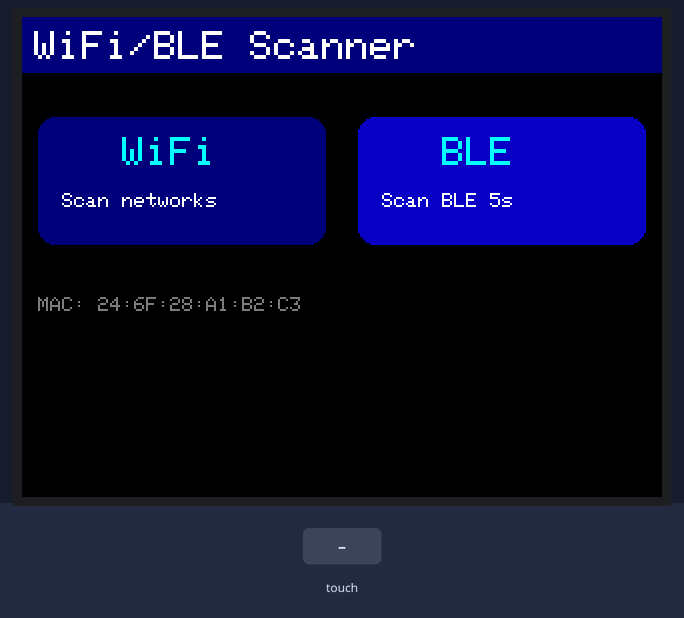
A sketch run on a simulated ESP32. On the bench: 320×240 colour display. The test bench sets the inputs (shaded band). A WiFi scan finds three made-up networks; nothing arrives over Bluetooth unless stated.

Above: at 1.4 s.
1.5 s: touch panel pressed at 13 % / 30 % of its raw x / y range
At 2.6 s:
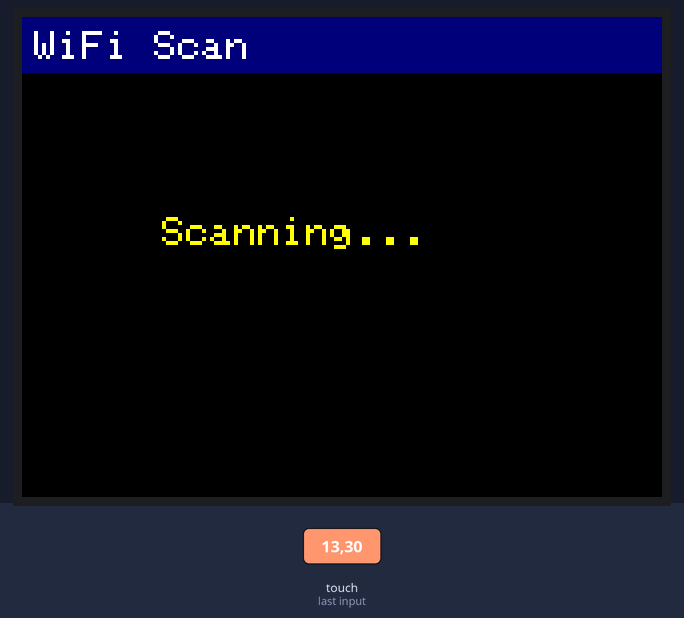
4.5 s: touch panel pressed at 38 % / 30 % of its raw x / y range
At 5.1 s:
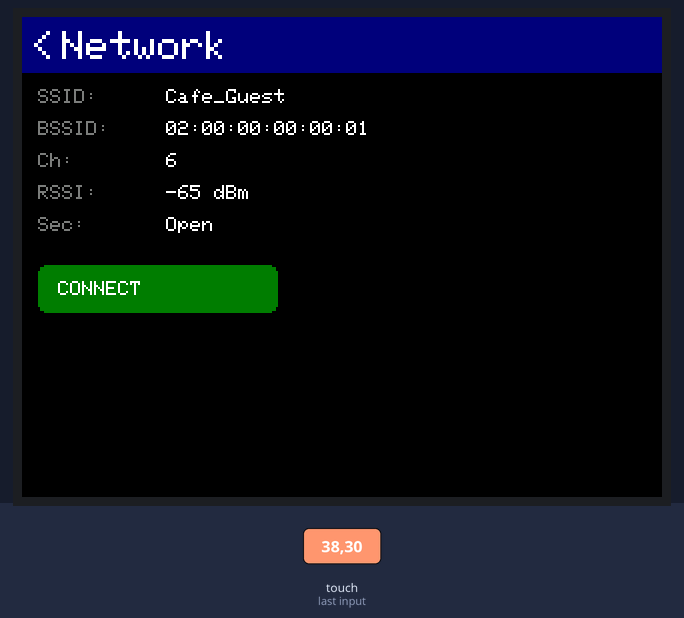
6.0 s: touch panel pressed at 13 % / 10 % of its raw x / y range
At 7.3 s:
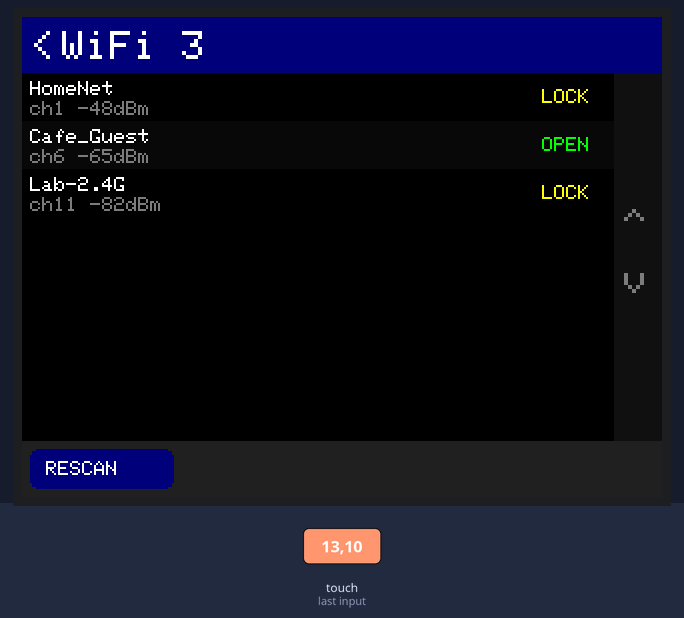
7.6 s: touch panel pressed at 38 % / 10 % of its raw x / y range
At 8.1 s:
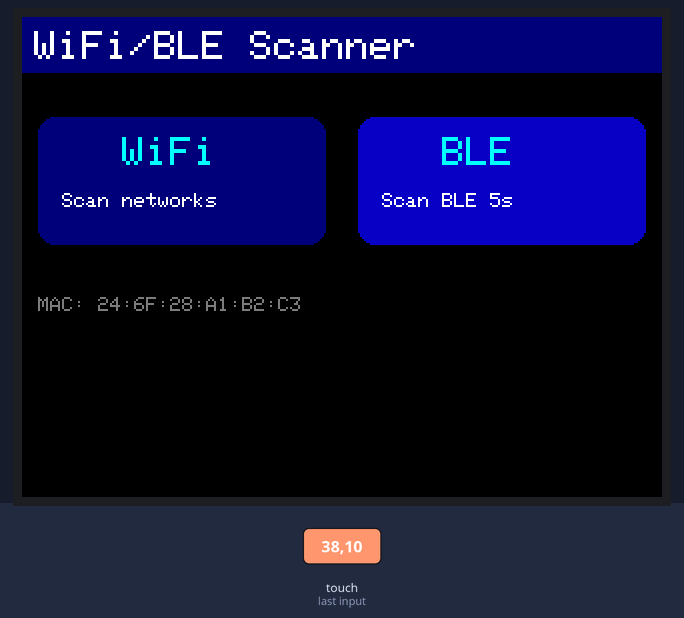
9.2 s: touch panel pressed at 62 % / 30 % of its raw x / y range
At 9.7 s:
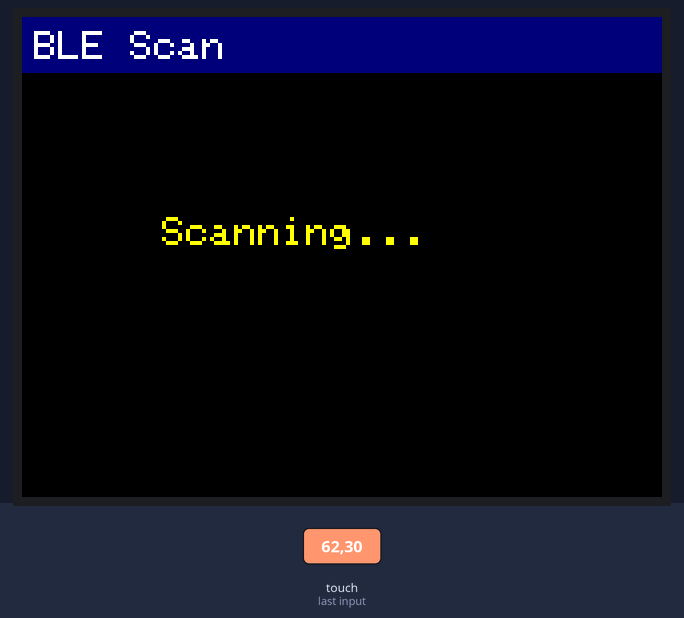
Timing chart, 0 to 12.2 s (numbered marks = the images above; inputs shaded):
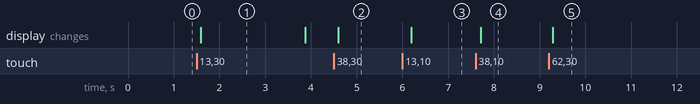

The sketch:

wifi_bt_scanner.ino
```cpp
/*
 * WiFi & BLE SCANNER for ESP32 CYD (ESP32-2432S028)
 *
 * REQUIRED Arduino IDE setting (sketch is too large for default partition):
 *   Tools -> Partition Scheme -> "Minimal SPIFFS (1.9MB APP with OTA)"
 *   or "Huge APP (3MB No OTA/1MB SPIFFS)"
 *
 * Set ENABLE_BLE to 0 for WiFi-only build (fits default partition).
 */
#define ENABLE_BLE 1

#include <SPI.h>
#include <TFT_eSPI.h>
#include <XPT2046_Touchscreen.h>
#include <WiFi.h>
#if ENABLE_BLE
#include <BLEDevice.h>
#include <BLEScan.h>
#include <BLEAdvertisedDevice.h>
#endif

TFT_eSPI tft = TFT_eSPI();
#define W 320
#define H 240

#define XPT2046_IRQ 36
#define XPT2046_MOSI 32
#define XPT2046_MISO 39
#define XPT2046_CLK 25
#define XPT2046_CS 33

SPIClass touchscreenSPI = SPIClass(VSPI);
XPT2046_Touchscreen touchscreen(XPT2046_CS, XPT2046_IRQ);

#define HDR_H 28
#define FTR_H 28
#define SCW 24
#define LW (W - SCW)
#define LH (H - HDR_H - FTR_H)
#define IH 24
#define PAGE (LH / IH)

struct WiFiNet {
  char ssid[33];
  char bssid[18];
  int32_t rssi;
  uint8_t channel;
  bool open;
};

#if ENABLE_BLE
struct BLEDev {
  char name[24];
  char mac[18];
  int rssi;
};
#endif

#define MAX_WIFI 20
#if ENABLE_BLE
#define MAX_BLE 20
BLEDev bleDevs[MAX_BLE];
int bleCount = 0;
bool bleReady = false;
#endif

WiFiNet wifiNets[MAX_WIFI];
int wifiCount = 0;

enum State { S_HOME, S_WIFI_LIST, S_WIFI_DETAIL, S_CONNECTED
#if ENABLE_BLE
  , S_BLE_LIST, S_BLE_DETAIL
#endif
};
State state = S_HOME;
int sel = -1;
int scroll = 0;
bool wasTouch = false;

#if ENABLE_BLE
class BLECb : public BLEAdvertisedDeviceCallbacks {
  void onResult(BLEAdvertisedDevice d) override {
    if (bleCount >= MAX_BLE) return;
    const char* mac = d.getAddress().toString().c_str();
    for (int i = 0; i < bleCount; i++)
      if (strcmp(bleDevs[i].mac, mac) == 0) return;
    if (d.haveName() && d.getName().length())
      strlcpy(bleDevs[bleCount].name, d.getName().c_str(), 24);
    else
      strcpy(bleDevs[bleCount].name, "(unknown)");
    strlcpy(bleDevs[bleCount].mac, mac, 18);
    bleDevs[bleCount].rssi = d.getRSSI();
    bleCount++;
  }
};
static BLECb bleCb;
#endif

void header(const char* t, bool back = false) {
  tft.fillRect(0, 0, W, HDR_H, TFT_NAVY);
  tft.setTextColor(TFT_WHITE, TFT_NAVY);
  tft.setTextSize(2);
  if (back) { tft.setCursor(4, 7); tft.print("<"); tft.setCursor(20, 7); }
  else tft.setCursor(6, 7);
  tft.print(t);
}

void footer(const char* b) {
  tft.fillRect(0, H - FTR_H, W, FTR_H, 0x2104);
  tft.fillRoundRect(4, H - FTR_H + 4, 72, FTR_H - 8, 4, TFT_NAVY);
  tft.setTextColor(TFT_WHITE, TFT_NAVY);
  tft.setTextSize(1);
  tft.setCursor(12, H - FTR_H + 10);
  tft.print(b);
}

void truncS(const char* s, char* d, int n) {
  if ((int)strlen(s) <= n) { strcpy(d, s); return; }
  strncpy(d, s, n - 1);
  d[n - 1] = 0;
}

bool hit(int tx, int ty, int x, int y, int ww, int hh) {
  return tx >= x && tx < x + ww && ty >= y && ty < y + hh;
}

bool tap(int& tx, int& ty) {
  bool on = touchscreen.tirqTouched() && touchscreen.touched();
  bool n = on && !wasTouch;
  wasTouch = on;
  if (n) {
    TS_Point p = touchscreen.getPoint();
    tx = map(p.x, 200, 3700, 0, W);
    ty = map(p.y, 240, 3800, 0, H);
  }
  return n;
}

void sortWifi() {
  for (int i = 0; i < wifiCount - 1; i++)
    for (int j = 0; j < wifiCount - i - 1; j++)
      if (wifiNets[j].rssi < wifiNets[j + 1].rssi) {
        WiFiNet t = wifiNets[j];
        wifiNets[j] = wifiNets[j + 1];
        wifiNets[j + 1] = t;
      }
}

#if ENABLE_BLE
void sortBle() {
  for (int i = 0; i < bleCount - 1; i++)
    for (int j = 0; j < bleCount - i - 1; j++)
      if (bleDevs[j].rssi < bleDevs[j + 1].rssi) {
        BLEDev t = bleDevs[j];
        bleDevs[j] = bleDevs[j + 1];
        bleDevs[j + 1] = t;
      }
}
#endif

void drawScroll(int total) {
  tft.fillRect(LW, HDR_H, SCW, LH, 0x1082);
  tft.setTextSize(2);
  tft.setTextColor(scroll > 0 ? TFT_WHITE : 0x7BEF, 0x1082);
  tft.setCursor(LW + 5, HDR_H + LH / 2 - 24);
  tft.print("^");
  tft.setTextColor(scroll + PAGE < total ? TFT_WHITE : 0x7BEF, 0x1082);
  tft.setCursor(LW + 5, HDR_H + LH / 2 + 4);
  tft.print("v");
}

void drawHome() {
  state = S_HOME;
  tft.fillScreen(TFT_BLACK);
  header("WiFi/BLE Scanner");

  tft.fillRoundRect(8, 50, 144, 64, 8, TFT_NAVY);
  tft.setTextColor(TFT_CYAN); tft.setTextSize(2);
  tft.setCursor(50, 60); tft.print("WiFi");
  tft.setTextSize(1); tft.setTextColor(TFT_WHITE);
  tft.setCursor(20, 88); tft.print("Scan networks");

#if ENABLE_BLE
  tft.fillRoundRect(168, 50, 144, 64, 8, 0x0818);
  tft.setTextColor(TFT_CYAN); tft.setTextSize(2);
  tft.setCursor(210, 60); tft.print("BLE");
  tft.setTextSize(1); tft.setTextColor(TFT_WHITE);
  tft.setCursor(180, 88); tft.print("Scan BLE 5s");
#endif

  tft.setTextColor(0x7BEF); tft.setTextSize(1);
  tft.setCursor(8, 140); tft.print("MAC: ");
  tft.print(WiFi.macAddress().c_str());
#if !ENABLE_BLE
  tft.setCursor(8, 156); tft.print("BLE disabled - set ENABLE_BLE 1");
#endif
}

void drawWiFiList() {
  state = S_WIFI_LIST;
  sortWifi();
  tft.fillScreen(TFT_BLACK);
  char t[20];
  snprintf(t, 20, "WiFi %d", wifiCount);
  header(t, true);
  drawScroll(wifiCount);
  footer("RESCAN");

  tft.fillRect(0, HDR_H, LW, LH, TFT_BLACK);
  int end = min(scroll + PAGE, wifiCount);
  for (int i = scroll; i < end; i++) {
    int y = HDR_H + (i - scroll) * IH;
    uint16_t bg = ((i - scroll) & 1) ? 0x0841 : TFT_BLACK;
    tft.fillRect(0, y, LW, IH, bg);
    char s[22];
    truncS(wifiNets[i].ssid, s, 20);
    tft.setTextColor(TFT_WHITE, bg); tft.setTextSize(1);
    tft.setCursor(4, y + 4); tft.print(s);
    tft.setTextColor(0x7BEF, bg);
    tft.setCursor(4, y + 14);
    char sub[20];
    snprintf(sub, 20, "ch%d %ddBm", wifiNets[i].channel, wifiNets[i].rssi);
    tft.print(sub);
    tft.setCursor(LW - 36, y + 8);
    tft.setTextColor(wifiNets[i].open ? TFT_GREEN : TFT_YELLOW, bg);
    tft.print(wifiNets[i].open ? "OPEN" : "LOCK");
  }
}

#if ENABLE_BLE
void drawBleList() {
  state = S_BLE_LIST;
  sortBle();
  tft.fillScreen(TFT_BLACK);
  char t[20];
  snprintf(t, 20, "BLE %d", bleCount);
  header(t, true);
  drawScroll(bleCount);
  footer("RESCAN");

  tft.fillRect(0, HDR_H, LW, LH, TFT_BLACK);
  int end = min(scroll + PAGE, bleCount);
  for (int i = scroll; i < end; i++) {
    int y = HDR_H + (i - scroll) * IH;
    uint16_t bg = ((i - scroll) & 1) ? 0x0841 : TFT_BLACK;
    tft.fillRect(0, y, LW, IH, bg);
    char s[22];
    truncS(bleDevs[i].name, s, 20);
    tft.setTextColor(TFT_CYAN, bg); tft.setTextSize(1);
    tft.setCursor(4, y + 4); tft.print(s);
    tft.setTextColor(0x7BEF, bg);
    tft.setCursor(4, y + 14);
    char sub[24];
    snprintf(sub, 24, "%s %ddBm", bleDevs[i].mac, bleDevs[i].rssi);
    tft.print(sub);
  }
}
#endif

void drawWiFiDetail(int i) {
  state = S_WIFI_DETAIL;
  sel = i;
  WiFiNet& n = wifiNets[i];
  tft.fillScreen(TFT_BLACK);
  header("Network", true);

  int y = HDR_H + 8;
  auto line = [&](const char* k, const char* v) {
    tft.setTextColor(0x7BEF); tft.setTextSize(1);
    tft.setCursor(8, y); tft.print(k);
    tft.setTextColor(TFT_WHITE); tft.setCursor(72, y); tft.print(v);
    y += 16;
  };

  line("SSID:", n.ssid);
  line("BSSID:", n.bssid);
  char tmp[24];
  snprintf(tmp, 24, "%d", n.channel);
  line("Ch:", tmp);
  snprintf(tmp, 24, "%d dBm", n.rssi);
  line("RSSI:", tmp);
  line("Sec:", n.open ? "Open" : "Locked");

  if (n.open) {
    tft.fillRoundRect(8, y + 8, 120, 24, 4, TFT_DARKGREEN);
    tft.setTextColor(TFT_WHITE);
    tft.setCursor(18, y + 16);
    tft.print("CONNECT");
  }
}

#if ENABLE_BLE
void drawBleDetail(int i) {
  state = S_BLE_DETAIL;
  sel = i;
  BLEDev& d = bleDevs[i];
  tft.fillScreen(TFT_BLACK);
  header("BLE Device", true);
  int y = HDR_H + 8;
  tft.setTextColor(0x7BEF); tft.setTextSize(1);
  tft.setCursor(8, y); tft.print("Name:"); tft.setTextColor(TFT_CYAN);
  tft.setCursor(72, y); tft.print(d.name); y += 16;
  tft.setTextColor(0x7BEF); tft.setCursor(8, y); tft.print("MAC:");
  tft.setTextColor(TFT_WHITE); tft.setCursor(72, y); tft.print(d.mac); y += 16;
  char tmp[16]; snprintf(tmp, 16, "%d dBm", d.rssi);
  tft.setTextColor(0x7BEF); tft.setCursor(8, y); tft.print("RSSI:");
  tft.setTextColor(TFT_WHITE); tft.setCursor(72, y); tft.print(tmp);
}
#endif

void drawConnected() {
  state = S_CONNECTED;
  tft.fillScreen(TFT_BLACK);
  header("Connected", true);
  int y = HDR_H + 8;
  auto line = [&](const char* k, const char* v) {
    tft.setTextColor(0x7BEF); tft.setTextSize(1);
    tft.setCursor(8, y); tft.print(k);
    tft.setTextColor(TFT_WHITE); tft.setCursor(72, y); tft.print(v);
    y += 16;
  };
  line("SSID:", WiFi.SSID().c_str());
  line("IP:", WiFi.localIP().toString().c_str());
  line("GW:", WiFi.gatewayIP().toString().c_str());
  line("DNS:", WiFi.dnsIP().toString().c_str());
  char tmp[16]; snprintf(tmp, 16, "%d dBm", WiFi.RSSI());
  line("RSSI:", tmp);
  tft.fillRoundRect(8, y + 8, 100, 24, 4, 0x4000);
  tft.setTextColor(TFT_WHITE);
  tft.setCursor(16, y + 16);
  tft.print("DISCONNECT");
}

void scanWiFi() {
  wifiCount = 0;
  tft.fillScreen(TFT_BLACK);
  header("WiFi Scan");
  tft.setTextColor(TFT_YELLOW); tft.setTextSize(2);
  tft.setCursor(70, 100); tft.print("Scanning...");

  WiFi.mode(WIFI_STA);
  WiFi.disconnect(true);
  delay(100);
  int n = WiFi.scanNetworks(false, true);
  n = min(n, MAX_WIFI);
  for (int i = 0; i < n; i++) {
    strlcpy(wifiNets[i].ssid, WiFi.SSID(i).length() ? WiFi.SSID(i).c_str() : "<hidden>", 33);
    strlcpy(wifiNets[i].bssid, WiFi.BSSIDstr(i).c_str(), 18);
    wifiNets[i].rssi = WiFi.RSSI(i);
    wifiNets[i].channel = WiFi.channel(i);
    wifiNets[i].open = (WiFi.encryptionType(i) == WIFI_AUTH_OPEN);
  }
  wifiCount = n;
  WiFi.scanDelete();
  scroll = 0;
  drawWiFiList();
}

#if ENABLE_BLE
void scanBle() {
  bleCount = 0;
  tft.fillScreen(TFT_BLACK);
  header("BLE Scan");
  tft.setTextColor(TFT_YELLOW); tft.setTextSize(2);
  tft.setCursor(70, 100); tft.print("Scanning...");

  if (!bleReady) {
    BLEDevice::init("");
    bleReady = true;
  }
  BLEScan* s = BLEDevice::getScan();
  s->setAdvertisedDeviceCallbacks(&bleCb, false);
  s->setActiveScan(true);
  s->setInterval(100);
  s->setWindow(99);
  s->start(5, false);
  s->clearResults();

  scroll = 0;
  drawBleList();
}
#endif

void connectWiFi(int i) {
  WiFiNet& n = wifiNets[i];
  tft.fillScreen(TFT_BLACK);
  header("Connecting");
  tft.setTextColor(TFT_WHITE); tft.setTextSize(1);
  tft.setCursor(8, 50); tft.print(n.ssid);

  WiFi.mode(WIFI_STA);
  WiFi.begin(n.ssid);
  unsigned long t0 = millis();
  while (WiFi.status() != WL_CONNECTED && millis() - t0 < 8000) delay(200);

  if (WiFi.status() == WL_CONNECTED) drawConnected();
  else {
    WiFi.disconnect(true);
    drawWiFiDetail(i);
  }
}

int listIdx(int ty, int count) {
  if (ty < HDR_H || ty >= H - FTR_H) return -1;
  int idx = scroll + (ty - HDR_H) / IH;
  return idx < count ? idx : -1;
}

void setup() {
  Serial.begin(115200);
  touchscreenSPI.begin(XPT2046_CLK, XPT2046_MISO, XPT2046_MOSI, XPT2046_CS);
  touchscreen.begin(touchscreenSPI);
  touchscreen.setRotation(3);
  tft.init();
  tft.setRotation(3);
  WiFi.mode(WIFI_STA);
  WiFi.disconnect(true);
  drawHome();
}

void loop() {
  int tx = 0, ty = 0;
  if (!tap(tx, ty)) return;
  wasTouch = false;

  switch (state) {
    case S_HOME:
      if (hit(tx, ty, 8, 50, 144, 64)) scanWiFi();
#if ENABLE_BLE
      if (hit(tx, ty, 168, 50, 144, 64)) scanBle();
#endif
      break;

    case S_WIFI_LIST:
      if (ty < HDR_H) { scroll = 0; drawHome(); break; }
      if (hit(tx, ty, 4, H - FTR_H + 4, 72, FTR_H - 8)) { scanWiFi(); break; }
      if (tx >= LW) {
        int mid = HDR_H + LH / 2;
        if (ty < mid && scroll > 0) scroll--;
        else if (ty >= mid && scroll + PAGE < wifiCount) scroll++;
        drawWiFiList();
        break;
      }
      { int idx = listIdx(ty, wifiCount); if (idx >= 0) drawWiFiDetail(idx); }
      break;

#if ENABLE_BLE
    case S_BLE_LIST:
      if (ty < HDR_H) { scroll = 0; drawHome(); break; }
      if (hit(tx, ty, 4, H - FTR_H + 4, 72, FTR_H - 8)) { scanBle(); break; }
      if (tx >= LW) {
        int mid = HDR_H + LH / 2;
        if (ty < mid && scroll > 0) scroll--;
        else if (ty >= mid && scroll + PAGE < bleCount) scroll++;
        drawBleList();
        break;
      }
      { int idx = listIdx(ty, bleCount); if (idx >= 0) drawBleDetail(idx); }
      break;

    case S_BLE_DETAIL:
      if (ty < HDR_H) drawBleList();
      break;
#endif

    case S_WIFI_DETAIL:
      if (ty < HDR_H) { drawWiFiList(); break; }
      if (sel >= 0 && wifiNets[sel].open && hit(tx, ty, 8, HDR_H + 96, 120, 24))
        connectWiFi(sel);
      break;

    case S_CONNECTED:
      if (ty < HDR_H || hit(tx, ty, 8, HDR_H + 96, 100, 24)) {
        WiFi.disconnect(true);
        delay(100);
        scanWiFi();
      }
      break;
  }
}
```

Measured:
- after the input at 1.5 s, the display: changes after 0.09 s (image 1)
- after the input at 4.5 s, the display: changes after 0.10 s (image 2)
- after the input at 6.0 s, the display: changes after 0.19 s (image 3)
- after the input at 7.6 s, the display: changes after 0.11 s (image 4)
- after the input at 9.2 s, the display: changes after 0.09 s (image 5)
- what the display in image 1 shows lasts 2.3 s, from 1.6 s to 3.9 s
